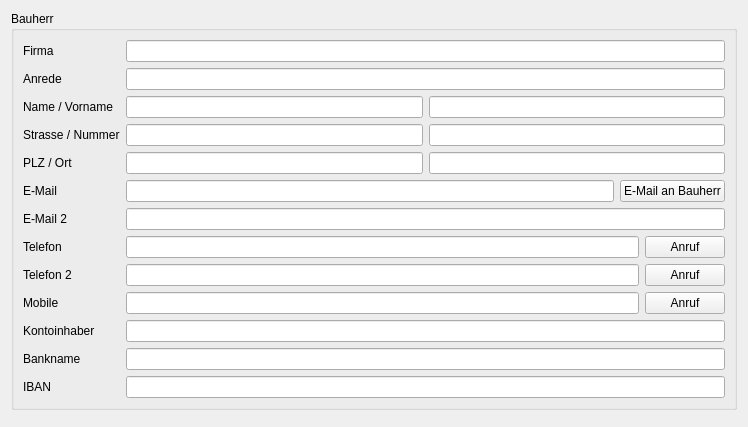
      <widget class="QWidget" name="sw_Contact">
       <property name="minimumSize">
        <size>
         <width>748</width>
         <height>0</height>
        </size>
       </property>
       <layout class="QVBoxLayout" name="verticalLayout_3">
        <item>
         <widget class="QGroupBox" name="gb_contacts_2">
          <property name="enabled">
           <bool>true</bool>
          </property>
          <property name="title">
           <string>Bauherr</string>
          </property>
          <layout class="QFormLayout" name="formLayout_2">
           <item row="0" column="0">
            <widget class="QLabel" name="label_58">
             <property name="text">
              <string>Firma</string>
             </property>
            </widget>
           </item>
           <item row="0" column="1">
            <widget class="QLineEdit" name="pvp_contacts_owner_company"/>
           </item>
           <item row="1" column="0">
            <widget class="QLabel" name="label_10">
             <property name="text">
              <string>Anrede</string>
             </property>
            </widget>
           </item>
           <item row="1" column="1">
            <widget class="QLineEdit" name="pvp_contacts_owner_title"/>
           </item>
           <item row="2" column="0">
            <widget class="QLabel" name="label_51">
             <property name="text">
              <string>Name / Vorname</string>
             </property>
            </widget>
           </item>
           <item row="2" column="1">
            <layout class="QHBoxLayout" name="horizontalLayout_8">
             <item>
              <widget class="QLineEdit" name="pvp_contacts_owner_lastName"/>
             </item>
             <item>
              <widget class="QLineEdit" name="pvp_contacts_owner_firstName"/>
             </item>
            </layout>
           </item>
           <item row="3" column="0">
            <widget class="QLabel" name="label_52">
             <property name="text">
              <string>Strasse / Nummer</string>
             </property>
            </widget>
           </item>
           <item row="3" column="1">
            <layout class="QHBoxLayout" name="horizontalLayout_9">
             <item>
              <widget class="QLineEdit" name="pvp_contacts_owner_street">
               <property name="text">
                <string/>
               </property>
              </widget>
             </item>
             <item>
              <widget class="QLineEdit" name="pvp_contacts_owner_streetNumber"/>
             </item>
            </layout>
           </item>
           <item row="4" column="0">
            <widget class="QLabel" name="label_53">
             <property name="text">
              <string>PLZ / Ort</string>
             </property>
            </widget>
           </item>
           <item row="4" column="1">
            <layout class="QHBoxLayout" name="horizontalLayout_10">
             <item>
              <widget class="QLineEdit" name="pvp_contacts_owner_zip">
               <property name="text">
                <string/>
               </property>
              </widget>
             </item>
             <item>
              <widget class="QLineEdit" name="pvp_contacts_owner_city"/>
             </item>
            </layout>
           </item>
           <item row="5" column="0">
            <widget class="QLabel" name="label_50">
             <property name="text">
              <string>E-Mail</string>
             </property>
            </widget>
           </item>
           <item row="5" column="1">
            <layout class="QHBoxLayout" name="horizontalLayout_11">
             <item>
              <widget class="QLineEdit" name="pvp_contacts_owner_email">
               <property name="text">
                <string/>
               </property>
              </widget>
             </item>
             <item>
              <widget class="QPushButton" name="composeEmailOwner">
               <property name="text">
                <string>E-Mail an Bauherr</string>
               </property>
              </widget>
             </item>
            </layout>
           </item>
           <item row="6" column="0">
            <widget class="QLabel" name="label_55">
             <property name="text">
              <string>E-Mail 2</string>
             </property>
            </widget>
           </item>
           <item row="6" column="1">
            <widget class="QLineEdit" name="pvp_contacts_owner_email2"/>
           </item>
           <item row="7" column="0">
            <widget class="QLabel" name="label_54">
             <property name="text">
              <string>Telefon</string>
             </property>
            </widget>
           </item>
           <item row="7" column="1">
            <layout class="QHBoxLayout" name="horizontalLayout_12">
             <item>
              <widget class="QLineEdit" name="pvp_contacts_owner_phone"/>
             </item>
             <item>
              <widget class="QPushButton" name="callContactsOwnerPhone">
               <property name="text">
                <string>Anruf</string>
               </property>
              </widget>
             </item>
            </layout>
           </item>
           <item row="8" column="0">
            <widget class="QLabel" name="label_56">
             <property name="text">
              <string>Telefon 2</string>
             </property>
            </widget>
           </item>
           <item row="8" column="1">
            <layout class="QHBoxLayout" name="horizontalLayout_13">
             <item>
              <widget class="QLineEdit" name="pvp_contacts_owner_phone2"/>
             </item>
             <item>
              <widget class="QPushButton" name="callContactsOwnerPhone2">
               <property name="text">
                <string>Anruf</string>
               </property>
              </widget>
             </item>
            </layout>
           </item>
           <item row="9" column="0">
            <widget class="QLabel" name="label_57">
             <property name="text">
              <string>Mobile</string>
             </property>
            </widget>
           </item>
           <item row="9" column="1">
            <layout class="QHBoxLayout" name="horizontalLayout_14">
             <item>
              <widget class="QLineEdit" name="pvp_contacts_owner_mobile"/>
             </item>
             <item>
              <widget class="QPushButton" name="callContactsOwnerMobile">
               <property name="text">
                <string>Anruf</string>
               </property>
              </widget>
             </item>
            </layout>
           </item>
           <item row="10" column="0">
            <widget class="QLabel" name="label_59">
             <property name="text">
              <string>Kontoinhaber</string>
             </property>
            </widget>
           </item>
           <item row="10" column="1">
            <widget class="QLineEdit" name="pvp_contacts_owner_accountOwner"/>
           </item>
           <item row="11" column="0">
            <widget class="QLabel" name="label_60">
             <property name="text">
              <string>Bankname</string>
             </property>
            </widget>
           </item>
           <item row="11" column="1">
            <widget class="QLineEdit" name="pvp_contacts_owner_accountBank"/>
           </item>
           <item row="12" column="0">
            <widget class="QLabel" name="label_61">
             <property name="text">
              <string>IBAN</string>
             </property>
            </widget>
           </item>
           <item row="12" column="1">
            <widget class="QLineEdit" name="pvp_contacts_owner_accountIban"/>
           </item>
          </layout>
         </widget>
        </item>
        <item>
         <widget class="QFrame" name="frame_4">
          <property name="sizePolicy">
           <sizepolicy hsizetype="Preferred" vsizetype="Expanding">
            <horstretch>0</horstretch>
            <verstretch>0</verstretch>
           </sizepolicy>
          </property>
          <property name="frameShape">
           <enum>QFrame::StyledPanel</enum>
          </property>
          <property name="frameShadow">
           <enum>QFrame::Raised</enum>
          </property>
         </widget>
        </item>
       </layout>
      </widget>
